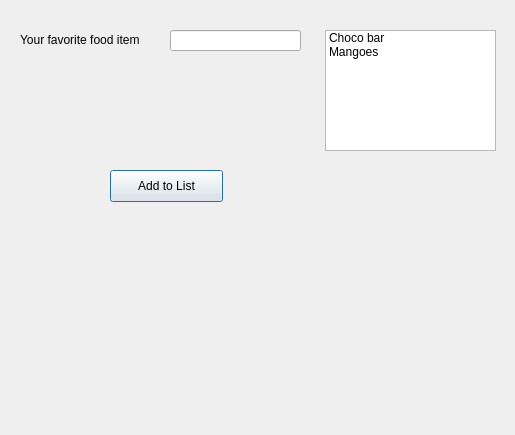
<?xml version="1.0" encoding="UTF-8"?>
<ui version="4.0">
 <class>Dialog</class>
 <widget class="QDialog" name="Dialog">
  <property name="geometry">
   <rect>
    <x>0</x>
    <y>0</y>
    <width>515</width>
    <height>435</height>
   </rect>
  </property>
  <property name="windowTitle">
   <string>Dialog</string>
  </property>
  <widget class="QLabel" name="label">
   <property name="geometry">
    <rect>
     <x>20</x>
     <y>30</y>
     <width>141</width>
     <height>20</height>
    </rect>
   </property>
   <property name="text">
    <string>Your favorite food item</string>
   </property>
  </widget>
  <widget class="QLineEdit" name="lineEdit">
   <property name="geometry">
    <rect>
     <x>170</x>
     <y>30</y>
     <width>131</width>
     <height>21</height>
    </rect>
   </property>
  </widget>
  <widget class="QPushButton" name="pushButton">
   <property name="geometry">
    <rect>
     <x>110</x>
     <y>170</y>
     <width>113</width>
     <height>32</height>
    </rect>
   </property>
   <property name="text">
    <string>Add to List</string>
   </property>
  </widget>
  <widget class="QListWidget" name="listWidget">
   <property name="geometry">
    <rect>
     <x>325</x>
     <y>30</y>
     <width>171</width>
     <height>121</height>
    </rect>
   </property>
   <item>
    <property name="text">
     <string>Choco bar</string>
    </property>
   </item>
   <item>
    <property name="text">
     <string>Mangoes</string>
    </property>
   </item>
  </widget>
 </widget>
 <resources/>
 <connections/>
</ui>
